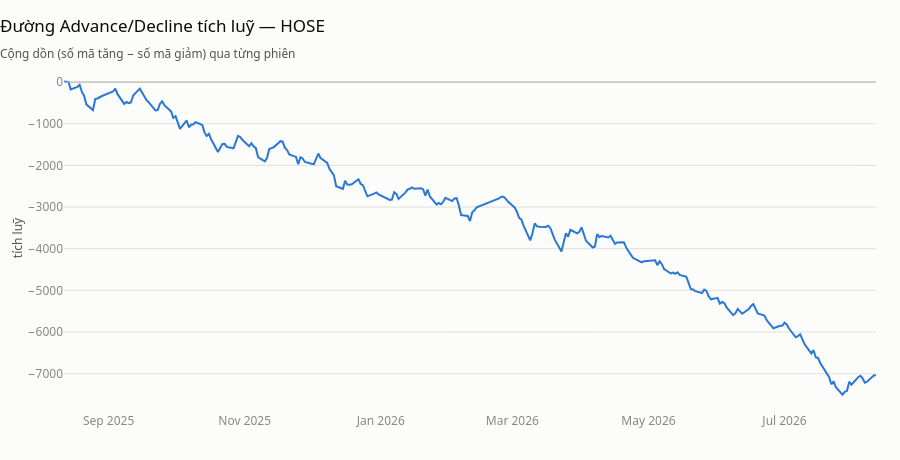

The cell this chart's notebook holds for it:
### Markdown cell above
### Số mã tăng trừ số mã giảm, và đường A/D tích luỹ

### Code cell
tang_giam = toan_san.sort_values(["symbol", "date"]).assign(
    thay_doi=lambda d: d.groupby("symbol", observed=True)["close"].diff()
)

ad = (
    tang_giam.dropna(subset=["thay_doi"])
    .assign(
        tang=lambda d: (d["thay_doi"] > 0).astype(int),
        giam=lambda d: (d["thay_doi"] < 0).astype(int),
    )
    .groupby("date", observed=True)[["tang", "giam"]]
    .sum()
    .reset_index()
)
ad["thuan"] = ad["tang"] - ad["giam"]
ad["ad_tich_luy"] = ad["thuan"].cumsum()

print(f"Phiên gần nhất: {ad['tang'].iloc[-1]} mã tăng · {ad['giam'].iloc[-1]} mã giảm")

duong(
    ad,
    x="date",
    y="ad_tich_luy",
    tieu_de="Đường Advance/Decline tích luỹ — HOSE",
    phu_de="Cộng dồn (số mã tăng − số mã giảm) qua từng phiên",
    nhan_y="tích luỹ",
    moc_khong=True,
)

### Figure 1 — Plotly figure (JSON) as saved in the notebook; plotly's stock layout.template omitted (floating-point values rounded to 4 significant figures; data arrays with more than 128 entries replaced by an {"elided": "..."} marker saying what was removed)
{"data": [{"hovertemplate": "%{y:,.2f}<extra>%{fullData.name}</extra>", "line": {"color": "#2a78d6", "width": 2}, "mode": "lines", "name": "ad_tich_luy", "type": "scatter", "x": {"elided": "249 str values"}, "y": {"elided": "249 int values"}}], "layout": {"height": 460, "hovermode": "x unified", "shapes": [{"line": {"color": "#c3c2b7", "width": 1}, "type": "line", "x0": 0, "x1": 1, "xref": "x domain", "y0": 0, "y1": 0, "yref": "y"}], "showlegend": false, "title": {"text": "Đường Advance/Decline tích luỹ — HOSE<br><sub style='color:#52514e'>Cộng dồn (số mã tăng − số mã giảm) qua từng phiên</sub>"}, "yaxis": {"title": {"text": "tích luỹ"}}}}
